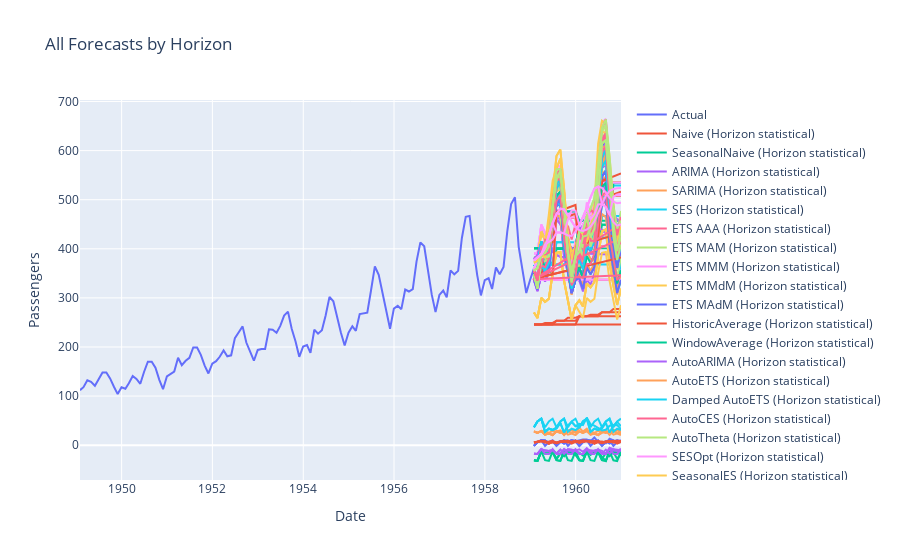

Notebook code for this chart:
### Code cell
plot_all_forecasts(df, {**all_forecasts})

### Figure 1 — Plotly figure (JSON) as saved in the notebook; plotly's stock layout.template omitted (floating-point values rounded to 4 significant figures; data arrays with more than 128 entries replaced by an {"elided": "..."} marker saying what was removed)
{"data": [{"mode": "lines", "name": "Actual", "type": "scatter", "x": {"elided": "144 str values"}, "y": {"elided": "144 int values"}}, {"mode": "lines", "name": "Naive (Horizon statistical)", "type": "scatter", "x": {"elided": "2016 str values"}, "y": {"elided": "2016 int values"}}, {"mode": "lines", "name": "SeasonalNaive (Horizon statistical)", "type": "scatter", "x": {"elided": "2016 str values"}, "y": {"elided": "2016 int values"}}, {"mode": "lines", "name": "ARIMA (Horizon statistical)", "type": "scatter", "x": {"elided": "2016 str values"}, "y": {"elided": "2016 float values"}}, {"mode": "lines", "name": "SARIMA (Horizon statistical)", "type": "scatter", "x": {"elided": "2016 str values"}, "y": {"elided": "2016 float values"}}, {"mode": "lines", "name": "SES (Horizon statistical)", "type": "scatter", "x": {"elided": "2016 str values"}, "y": {"elided": "2016 float values"}}, {"mode": "lines", "name": "ETS AAA (Horizon statistical)", "type": "scatter", "x": {"elided": "2016 str values"}, "y": {"elided": "2016 float values"}}, {"mode": "lines", "name": "ETS MAM (Horizon statistical)", "type": "scatter", "x": {"elided": "2016 str values"}, "y": {"elided": "2016 float values"}}, {"mode": "lines", "name": "ETS MMM (Horizon statistical)", "type": "scatter", "x": {"elided": "2016 str values"}, "y": {"elided": "2016 float values"}}, {"mode": "lines", "name": "ETS MMdM (Horizon statistical)", "type": "scatter", "x": {"elided": "2016 str values"}, "y": {"elided": "2016 float values"}}, {"mode": "lines", "name": "ETS MAdM (Horizon statistical)", "type": "scatter", "x": {"elided": "2016 str values"}, "y": {"elided": "2016 float values"}}, {"mode": "lines", "name": "HistoricAverage (Horizon statistical)", "type": "scatter", "x": {"elided": "2016 str values"}, "y": {"elided": "2016 float values"}}, {"mode": "lines", "name": "WindowAverage (Horizon statistical)", "type": "scatter", "x": {"elided": "2016 str values"}, "y": {"elided": "2016 float values"}}, {"mode": "lines", "name": "AutoARIMA (Horizon statistical)", "type": "scatter", "x": {"elided": "2016 str values"}, "y": {"elided": "2016 float values"}}, {"mode": "lines", "name": "AutoETS (Horizon statistical)", "type": "scatter", "x": {"elided": "2016 str values"}, "y": {"elided": "2016 float values"}}, {"mode": "lines", "name": "Damped AutoETS (Horizon statistical)", "type": "scatter", "x": {"elided": "2016 str values"}, "y": {"elided": "2016 float values"}}, {"mode": "lines", "name": "AutoCES (Horizon statistical)", "type": "scatter", "x": {"elided": "2016 str values"}, "y": {"elided": "2016 float values"}}, {"mode": "lines", "name": "AutoTheta (Horizon statistical)", "type": "scatter", "x": {"elided": "2016 str values"}, "y": {"elided": "2016 float values"}}, {"mode": "lines", "name": "SESOpt (Horizon statistical)", "type": "scatter", "x": {"elided": "2016 str values"}, "y": {"elided": "2016 float values"}}, {"mode": "lines", "name": "SeasonalES (Horizon statistical)", "type": "scatter", "x": {"elided": "2016 str values"}, "y": {"elided": "2016 float values"}}, {"mode": "lines", "name": "SeasESOpt (Horizon statistical)", "type": "scatter", "x": {"elided": "2016 str values"}, "y": {"elided": "2016 float values"}}, {"mode": "lines", "name": "RWD (Horizon statistical)", "type": "scatter", "x": {"elided": "2016 str values"}, "y": {"elided": "2016 float values"}}, {"mode": "lines", "name": "LightGBM (Horizon tree)", "type": "scatter", "x": {"elided": "384 str values"}, "y": {"elided": "384 float values"}}, {"mode": "lines", "name": "CatBoost (Horizon tree)", "type": "scatter", "x": {"elided": "384 str values"}, "y": {"elided": "384 float values"}}, {"mode": "lines", "name": "XgBoost (Horizon tree)", "type": "scatter", "x": {"elided": "384 str values"}, "y": {"elided": "384 float values"}}, {"mode": "lines", "name": "RandomForest (Horizon tree)", "type": "scatter", "x": {"elided": "384 str values"}, "y": {"elided": "384 float values"}}, {"mode": "lines", "name": "TimeGPT (Horizon TimeGPT)", "type": "scatter", "x": ["1959-01-31", "1959-02-28", "1959-03-31", "1959-04-30", "1959-05-31", "1959-06-30", "1959-07-31", "1959-08-31", "1959-09-30", "1959-10-31", "1959-11-30", "1959-12-31", "1960-01-31", "1960-02-29", "1960-03-31", "1960-04-30", "1960-05-31", "1960-06-30", "1960-07-31", "1960-08-31", "1960-09-30", "1960-10-31", "1960-11-30", "1960-12-31", "1959-01-31", "1959-02-28", "1959-03-31", "1959-04-30", "1959-05-31", "1959-06-30", "1959-07-31", "1959-08-31", "1959-09-30", "1959-10-31", "1959-11-30", "1959-12-31", "1960-01-31", "1960-02-29", "1960-03-31", "1960-04-30", "1960-05-31", "1960-06-30", "1960-07-31", "1960-08-31", "1960-09-30", "1960-10-31", "1960-11-30", "1960-12-31", "1959-01-31", "1959-02-28", "1959-03-31", "1959-04-30", "1959-05-31", "1959-06-30", "1959-07-31", "1959-08-31", "1959-09-30", "1959-10-31", "1959-11-30", "1959-12-31", "1960-01-31", "1960-02-29", "1960-03-31", "1960-04-30", "1960-05-31", "1960-06-30", "1960-07-31", "1960-08-31", "1960-09-30", "1960-10-31", "1960-11-30", "1960-12-31", "1959-01-31", "1959-02-28", "1959-03-31", "1959-04-30", "1959-05-31", "1959-06-30", "1959-07-31", "1959-08-31", "1959-09-30", "1959-10-31", "1959-11-30", "1959-12-31", "1960-01-31", "1960-02-29", "1960-03-31", "1960-04-30", "1960-05-31", "1960-06-30", "1960-07-31", "1960-08-31", "1960-09-30", "1960-10-31", "1960-11-30", "1960-12-31"], "y": [337.7, 331.0, 366.1, 362.6, 379.9, 445.4, 497.3, 509.0, 421.1, 368.3, 325.4, 341.3, 414.5, 403.2, 443.1, 439.8, 462.8, 522.2, 596.4, 608.7, 499.5, 446.1, 398.2, 421.8, 337.7, 331.0, 366.1, 362.6, 379.9, 445.4, 497.3, 509.0, 421.1, 368.3, 325.4, 341.3, 343.8, 340.7, 368.8, 368.8, 390.8, 450.9, 505.9, 517.6, 426.7, 378.3, 335.9, 346.3, 337.7, 331.0, 366.1, 399.3, 412.7, 479.2, 540.0, 541.7, 450.1, 406.1, 368.6, 388.9, 414.5, 403.2, 443.1, 431.9, 459.3, 520.4, 617.8, 620.7, 510.2, 459.5, 424.1, 450.6, 337.7, 331.0, 366.1, 362.6, 379.9, 445.4, 540.0, 541.7, 450.1, 385.1, 342.4, 364.6, 414.5, 403.2, 443.1, 439.8, 462.8, 522.2, 617.8, 620.7, 510.2, 448.6, 404.9, 432.0]}, {"mode": "lines", "name": "NBEATS (Horizon neural)", "type": "scatter", "x": {"elided": "672 str values"}, "y": {"elided": "672 float values"}}, {"mode": "lines", "name": "NHITS (Horizon neural)", "type": "scatter", "x": {"elided": "672 str values"}, "y": {"elided": "672 float values"}}, {"mode": "lines", "name": "AutoMLP (Horizon neural)", "type": "scatter", "x": {"elided": "672 str values"}, "y": {"elided": "672 float values"}}, {"mode": "lines", "name": "AutoDeepAR (Horizon neural)", "type": "scatter", "x": {"elided": "672 str values"}, "y": {"elided": "672 float values"}}, {"mode": "lines", "name": "AutoDeepAR-median (Horizon neural)", "type": "scatter", "x": {"elided": "672 str values"}, "y": {"elided": "672 float values"}}, {"mode": "lines", "name": "AutoDeepAR-lo-90 (Horizon neural)", "type": "scatter", "x": {"elided": "672 str values"}, "y": {"elided": "672 float values"}}, {"mode": "lines", "name": "AutoDeepAR-lo-80 (Horizon neural)", "type": "scatter", "x": {"elided": "672 str values"}, "y": {"elided": "672 float values"}}, {"mode": "lines", "name": "AutoDeepAR-hi-80 (Horizon neural)", "type": "scatter", "x": {"elided": "672 str values"}, "y": {"elided": "672 float values"}}, {"mode": "lines", "name": "AutoDeepAR-hi-90 (Horizon neural)", "type": "scatter", "x": {"elided": "672 str values"}, "y": {"elided": "672 float values"}}, {"mode": "lines", "name": "AutoNBEATS (Horizon neural)", "type": "scatter", "x": {"elided": "672 str values"}, "y": {"elided": "672 float values"}}, {"mode": "lines", "name": "AutoNHITS (Horizon neural)", "type": "scatter", "x": {"elided": "672 str values"}, "y": {"elided": "672 float values"}}, {"mode": "lines", "name": "AutoTFT (Horizon neural)", "type": "scatter", "x": {"elided": "672 str values"}, "y": {"elided": "672 float values"}}], "layout": {"title": {"text": "All Forecasts by Horizon"}, "xaxis": {"title": {"text": "Date"}}, "yaxis": {"title": {"text": "Passengers"}}}}
